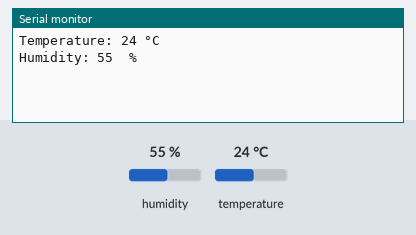
The sketch below on a simulated Arduino Uno, built with avr-gcc and run on an emulated ATmega328P. On the bench: the last lines printed to the serial monitor. The inputs (shaded band) are chosen by the test bench; at power-on: humidity 55 %, temperature 24 °C.

Above: at 2.3 s.
2.4 s: humidity set to 22 %
At 4.3 s:
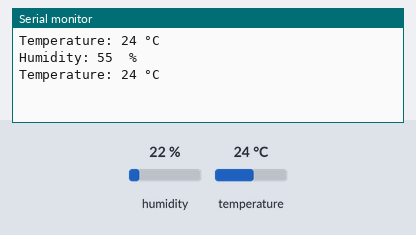
4.5 s: temperature set to 12 °C
At 6.3 s:
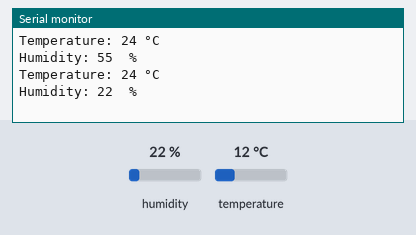
6.6 s: humidity set to 40 %
At 7.4 s:
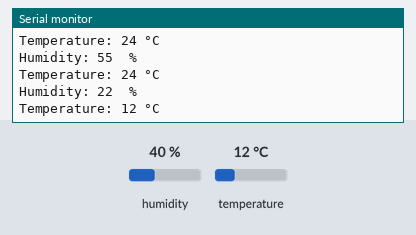
Timing chart, 0 to 9.6 s (numbered marks = the images above; inputs shaded):
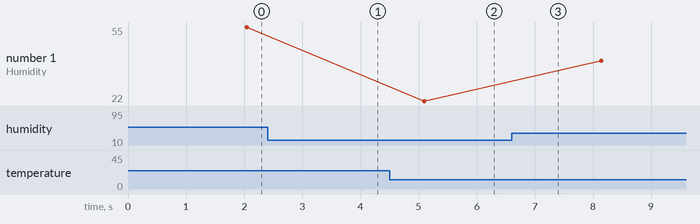

Measured:
- plotted number 1: 22 → 40 after the input at 6.6 s

The sketch:

lab03_07.ino
```cpp
#include <DHT11.h>
DHT11 dht11(13);

void setup()
{
  Serial.begin(9600);
}

void loop()
{
  int temperature = dht11.readTemperature();
  Serial.print("Temperature: ");
  Serial.print(temperature);
  Serial.println(" °C");
  delay(1000);

  int humidity = dht11.readHumidity();
  Serial.print("Humidity: ");
  Serial.print(humidity);
  Serial.println("  %");
  delay(1000);
}
```
